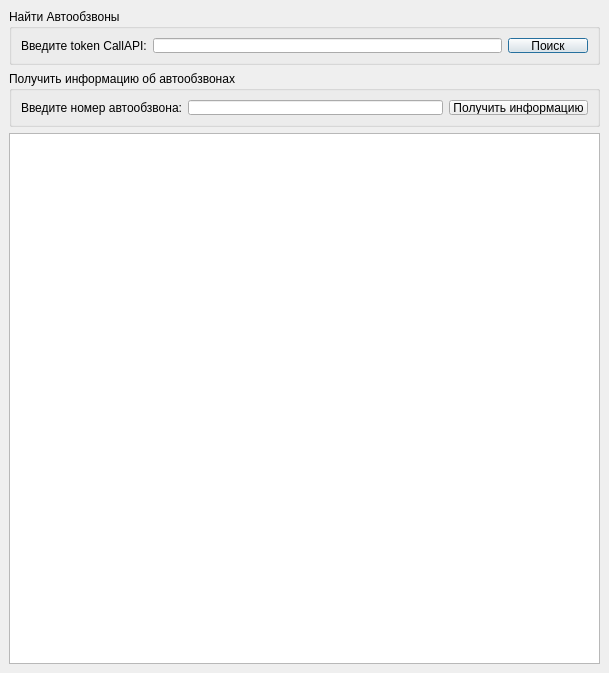
<?xml version="1.0" encoding="UTF-8"?>
<ui version="4.0">
 <class>CounterCallAPI</class>
 <widget class="QDialog" name="CounterCallAPI">
  <property name="geometry">
   <rect>
    <x>0</x>
    <y>0</y>
    <width>609</width>
    <height>673</height>
   </rect>
  </property>
  <property name="windowTitle">
   <string>Counter CallAPI number and dialouts</string>
  </property>
  <widget class="QTextBrowser" name="output_info">
   <property name="geometry">
    <rect>
     <x>9</x>
     <y>133</y>
     <width>591</width>
     <height>531</height>
    </rect>
   </property>
  </widget>
  <widget class="QGroupBox" name="found_dialouts_2">
   <property name="geometry">
    <rect>
     <x>9</x>
     <y>9</y>
     <width>591</width>
     <height>56</height>
    </rect>
   </property>
   <property name="title">
    <string>Найти Автообзвоны</string>
   </property>
   <layout class="QHBoxLayout" name="horizontalLayout">
    <item>
     <widget class="QLabel" name="label">
      <property name="text">
       <string>Введите token CallAPI:</string>
      </property>
     </widget>
    </item>
    <item>
     <widget class="QLineEdit" name="token_enter"/>
    </item>
    <item>
     <widget class="QPushButton" name="found_dialouts">
      <property name="text">
       <string>Поиск</string>
      </property>
     </widget>
    </item>
   </layout>
  </widget>
  <widget class="QGroupBox" name="get_info_dialouts">
   <property name="geometry">
    <rect>
     <x>9</x>
     <y>71</y>
     <width>591</width>
     <height>56</height>
    </rect>
   </property>
   <property name="title">
    <string>Получить информацию об автообзвонах</string>
   </property>
   <layout class="QHBoxLayout" name="horizontalLayout_2">
    <item>
     <widget class="QLabel" name="label_2">
      <property name="text">
       <string>Введите номер автообзвона:</string>
      </property>
     </widget>
    </item>
    <item>
     <widget class="QLineEdit" name="dialout"/>
    </item>
    <item>
     <widget class="QPushButton" name="get_info_dialout">
      <property name="text">
       <string>Получить информацию</string>
      </property>
     </widget>
    </item>
   </layout>
  </widget>
 </widget>
 <resources/>
 <connections/>
</ui>
